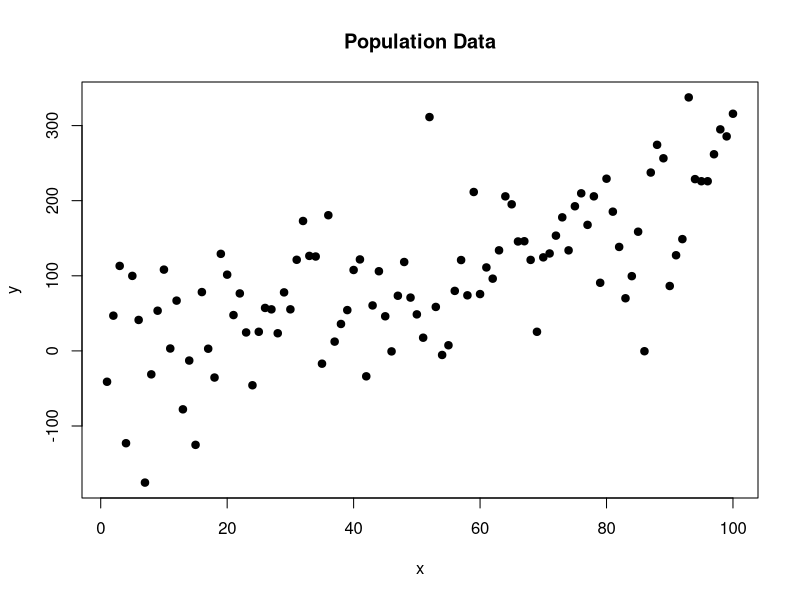

Source code (R):
## GENERATE DATA
## regression slope = 2

x <- 1:100
y <- 2*x + rnorm(100,0,75)
d <- data.frame( x, y )

plot( x, y, pch=19, main="Population Data" )
summary( lm( y ~ x ) )



##  HELPER FUNCTIONS 
##  FOR THE SIMULATIONS
##
##  argument n determines sample size



# returns a single value b1

get_sample_slope <- function( d, n=10, include.plot=TRUE )
{
  # random sample of 10 rows
  d.sample <- d[ sample( 1:nrow(d), size=n ) , ]

  # regression model: Y = b0 + b1(X)
  m <- lm( y ~ x, data=d.sample )

  if( include.plot )
  {
    plot( d, pch=19, bty="n", cex=1, 
          col=gray( 0.5, 0.5 ) )
    points( d.sample, pch=19, col="darkred" )
    abline( m, col="darkred", lwd=2 )
  }

  # extract slope b1 from the model
  b1 <- (coef( m ))[2]

  return( b1 )
}


# get_sample_slope( d, n=10 )
# 2.743883





# returns a data frame row
# with slope, conf int, and sign test

test_for_null_slope <- function( d, n=10, include.plot=TRUE )
{
  # random sample of 10 rows
  d.sample <- d[ sample( 1:nrow(d), size=n ) , ]

  # regression model: Y = b0 + b1(X)
  m <- lm( y ~ x, data=d.sample )

  if( include.plot )
  {
    plot( d, pch=19, bty="n", cex=1, 
          col=gray( 0.5, 0.5 ) )
    points( d.sample, pch=19, col="darkred" )
    abline( m, col="darkred", lwd=2 )
  }

  # is the slope significant? 
  b1 <- (coef( m ))[2]
  ci <- confint( m )
  ci.b1.lower <- ci[2,1]
  ci.b1.upper <- ci[2,2]

  null.slope <- ci.b1.lower < 0 & ci.b1.upper > 0

  df <- data.frame( b1, ci.b1.lower, ci.b1.upper, null.slope )

  return( df )
}

 
# test_for_null_slope( d, n=10 )

#         b1 ci.b1.lower ci.b1.upper null.slope
#   2.379374    1.660848      3.0979      FALSE

# null slope is TRUE if CI contains zero





plot_ci <- function( df, n=10 )
{
  
  min.x <- min( results$ci.b1.lower )
  max.x <- max( results$ci.b1.upper )
  range.x <- mean( results$ci.b1.upper - results$ci.b1.lower )
  adj.x <- 0.5 * range.x
  
  ci.color <- ifelse( results$null.slope, "darkred", "gray70" )
  
  plot( results$b1, 1:nrow(results), 
        xlim=c( min.x - adj.x, max.x + adj.x ),
        bty="n", pch=19, col=ci.color, yaxt="n",
        xlab="Slope of B1", ylab="" )

  abline( v=0 )

  segments( x0=results$ci.b1.lower,
            x1=results$ci.b1.upper,
            y0=1:nrow(results),
            col=ci.color, lwd=0.7 )

  type.ii.rate <- mean( results$null.slope )

  text( (min.x-adj.x), nrow(results),
        paste0( "\n\n\n\n\n\n\nSample Size \n   = ", n, 
                "\n\nType II \nError Rate \n  = ", type.ii.rate ),
        col="darkred", cex=1.3, pos=4 )
  
  return( NULL )
}




#################################
#################################
###
###   SIMULATIONS WITH LOOPS
###
#################################
#################################


# bootstrap simulation
# to examine Type II Errors
# as a function of sample size



# # collector vector 
# slopes <- NULL
# 
# for( i in 1:1000 )
# {
#   
#   b1 <- get_sample_slope( d, n=10 )
#   slopes[ i ] <- b1 
#   
# }
# 
# summary( slopes )
# hist( slopes, breaks=25, col="gray20", border="white" )
# 
# 
# 
# 
# 
# 
# 
# # results data frame
# results <- NULL
# 
# for( i in 1:50 )
# {
#   
#   null.slope.test <- test_for_null_slope( d, n=10 )
#   
#   # add new row to results data frame
#   results <- rbind( results, null.slope.test )
#   
# }
# 
# head( results )
# 
# 
# 
# 
# 
# 
# 
# # results list
# results <- NULL
# 
# for( i in 1:50 )
# {
#   null.slope.test <- test_for_null_slope( d, n=10 )
#   
#   results[[ i ]] <- null.slope.test
#   
#   ## the list version 
#   ## runs faster but it 
#   ## needs to be converted 
#   ## to a data frame afterwards
#   
# }
# 
# head( results )
# 
# ## convert list to df
# 
# results <- dplyr::bind_rows( results )
# head( results )
# 
# 
# 
# 
# 
# 
# min.x <- min( results$ci.b1.lower )
# max.x <- max( results$ci.b1.upper )
# range.x <- mean( results$ci.b1.upper - results$ci.b1.lower )
# adj.x <- 0.5 * range.x
# 
# ci.color <- ifelse( results$null.slope, "darkred", "gray70" )
# 
# plot( results$b1, 1:nrow(results), 
#       xlim=c( min.x - adj.x, max.x + adj.x ),
#       bty="n", pch=19, col=ci.color, yaxt="n",
#       xlab="Slope of B1", ylab="" )
# 
# abline( v=0 )
# 
# segments( x0=results$ci.b1.lower,
#           x1=results$ci.b1.upper,
#           y0=1:nrow(results),
#           col=ci.color, lwd=0.7 )
# 
# type.ii.rate <- mean( results$null.slope )
# 
# text( (min.x-adj.x), nrow(results),
#       paste0( "\n\nType II \nError Rate \n = ", type.ii.rate ),
#       col="darkred", cex=1.3, pos=4 )

